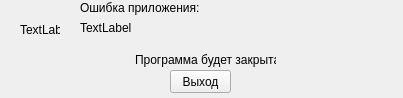
<?xml version="1.0" encoding="UTF-8"?>
<ui version="4.0">
 <class>errorW</class>
 <widget class="QWidget" name="errorW">
  <property name="geometry">
   <rect>
    <x>0</x>
    <y>0</y>
    <width>403</width>
    <height>98</height>
   </rect>
  </property>
  <property name="minimumSize">
   <size>
    <width>403</width>
    <height>98</height>
   </size>
  </property>
  <property name="maximumSize">
   <size>
    <width>403</width>
    <height>98</height>
   </size>
  </property>
  <property name="windowTitle">
   <string>English train 1.0</string>
  </property>
  <widget class="QPushButton" name="close">
   <property name="geometry">
    <rect>
     <x>170</x>
     <y>70</y>
     <width>61</width>
     <height>23</height>
    </rect>
   </property>
   <property name="text">
    <string>Выход</string>
   </property>
  </widget>
  <widget class="QLabel" name="pic">
   <property name="geometry">
    <rect>
     <x>20</x>
     <y>10</y>
     <width>40</width>
     <height>40</height>
    </rect>
   </property>
   <property name="minimumSize">
    <size>
     <width>40</width>
     <height>40</height>
    </size>
   </property>
   <property name="maximumSize">
    <size>
     <width>40</width>
     <height>40</height>
    </size>
   </property>
   <property name="text">
    <string>TextLabel</string>
   </property>
  </widget>
  <widget class="QLabel" name="error1">
   <property name="geometry">
    <rect>
     <x>80</x>
     <y>0</y>
     <width>121</width>
     <height>16</height>
    </rect>
   </property>
   <property name="text">
    <string>Ошибка приложения:</string>
   </property>
  </widget>
  <widget class="QLabel" name="textOfError">
   <property name="geometry">
    <rect>
     <x>80</x>
     <y>20</y>
     <width>271</width>
     <height>16</height>
    </rect>
   </property>
   <property name="text">
    <string>TextLabel</string>
   </property>
  </widget>
  <widget class="QLabel" name="error2">
   <property name="geometry">
    <rect>
     <x>135</x>
     <y>50</y>
     <width>141</width>
     <height>20</height>
    </rect>
   </property>
   <property name="text">
    <string>Программа будет закрыта</string>
   </property>
  </widget>
 </widget>
 <resources/>
 <connections>
  <connection>
   <sender>close</sender>
   <signal>clicked()</signal>
   <receiver>errorW</receiver>
   <slot>close()</slot>
   <hints>
    <hint type="sourcelabel">
     <x>207</x>
     <y>82</y>
    </hint>
    <hint type="destinationlabel">
     <x>321</x>
     <y>54</y>
    </hint>
   </hints>
  </connection>
 </connections>
</ui>
